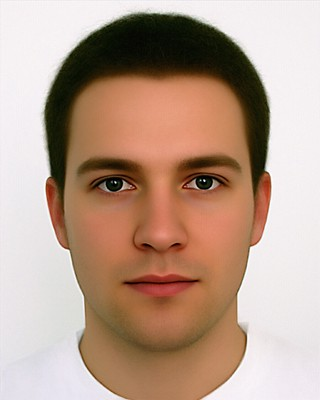
#> input picture ver_0/face.jpeg, 320 x 400 px
$ python eye-track-image.py
#> lines starting #> are read from the running program, lines starting #| are printed output that depends on the picture
import cv2
import numpy as np
face_cascade = cv2.CascadeClassifier('haarcascade_frontalface_default.xml')
eye_cascade = cv2.CascadeClassifier('haarcascade_eye.xml')

img = cv2.imread('face.jpeg')
#> img is the input picture: shape (400, 320, 3); mean B, G, R 141.4, 158, 184.7
gray = cv2.cvtColor(img, cv2.COLOR_BGR2GRAY)
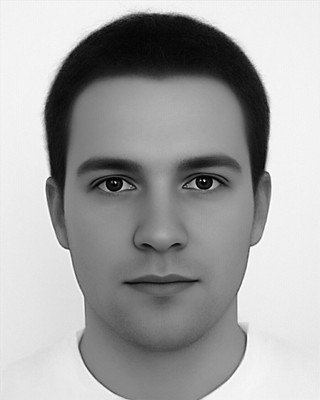
#> gray: shape (400, 320); min 0, max 255, mean 164.1

face_cascade = cv2.CascadeClassifier('cascades/data/haarcascade_frontalface_default.xml')
eye_cascade = cv2.CascadeClassifier('cascades/data/haarcascade_eye.xml')

#blob parameters

faces = face_cascade.detectMultiScale(gray, scaleFactor=1.3, minNeighbors=5)
#> faces = [[42, 91, 229, 229]]

def face_detect(image, cascade):
    gray_frame = cv2.cvtColor(image, cv2.COLOR_BGR2GRAY)
    coords = cascade.detectMultiScale(gray_frame, scaleFactor=1.3, minNeighbors=5)
#> coords = [[42, 91, 229, 229]]
    if len(coords) > 1:
        largest = (0, 0, 0, 0)
        for i in coords:
            if i[3] > largest[3]:
                largest = i
        largest = np.array([i], np.int32)
    elif len(coords) == 1:
        largest = coords
#> largest = [[42, 91, 229, 229]]
    else:
        return None
    for (x, y, w, h) in largest:
        frame = image[y:y+h, x:x+w]
#> this loop made 1 pass
#> pass 1, in face_detect, `frame = image[y:y+h, x:x+w]`:
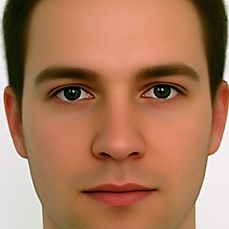
#> frame: shape (229, 229, 3); mean B, G, R 90.6, 120, 169.3
    return frame

# [5 lines of commented-out code are left out]

def eye_detect(image, cascade):
    gray_frame = cv2.cvtColor(image, cv2.COLOR_BGR2GRAY)
    eyes = cascade.detectMultiScale(gray_frame, scaleFactor=1.3, minNeighbors=5)
#> eyes = [[83, 155, 57, 57], [175, 156, 54, 54], [99, 250, 125, 125]]
    height = np.size(image, 0)
#> height = 400
    width = np.size(image, 1)
#> width = 320
    leftEye = None
    rightEye = None
    for(x, y, w, h) in eyes:
        if y > height/2:
            pass
        eyecenter = x+w/2
        if eyecenter < width*0.5:
            leftEye = image[y:y+h, x:x+w]
        else:
            rightEye = image[y:y+h, x:x+w]
#> this loop made 3 passes
#> (x, y, w, h, eyecenter) on passes 1 to 3: (83, 155, 57, 57, 111.5), (175, 156, 54, 54, 202), (99, 250, 125, 125, 161.5)
#> pass 1, in eye_detect, `leftEye = image[y:y+h, x:x+w]`:
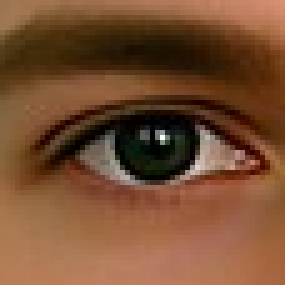
#> leftEye: shape (57, 57, 3) (shown 5 times larger); mean B, G, R 49.3, 78, 119.9
#> pass 2, in eye_detect, `rightEye = image[y:y+h, x:x+w]`:
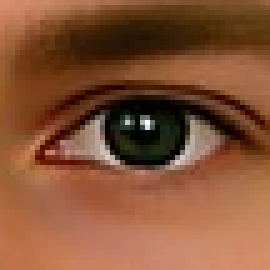
#> rightEye: shape (54, 54, 3) (shown 5 times larger); mean B, G, R 53.8, 83.2, 134
#> pass 3, in eye_detect, `rightEye = image[y:y+h, x:x+w]`:
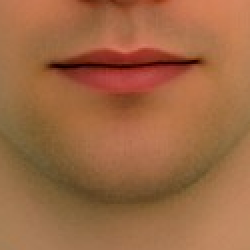
#> rightEye: shape (125, 125, 3) (shown 2 times larger); mean B, G, R 67, 103.7, 157.9
    return leftEye, rightEye

face_detect(img, face_cascade)
eye_detect(img, eye_cascade)

cv2.imshow('my image',img)
cv2.waitKey(0)
cv2.destroyAllWindows()
